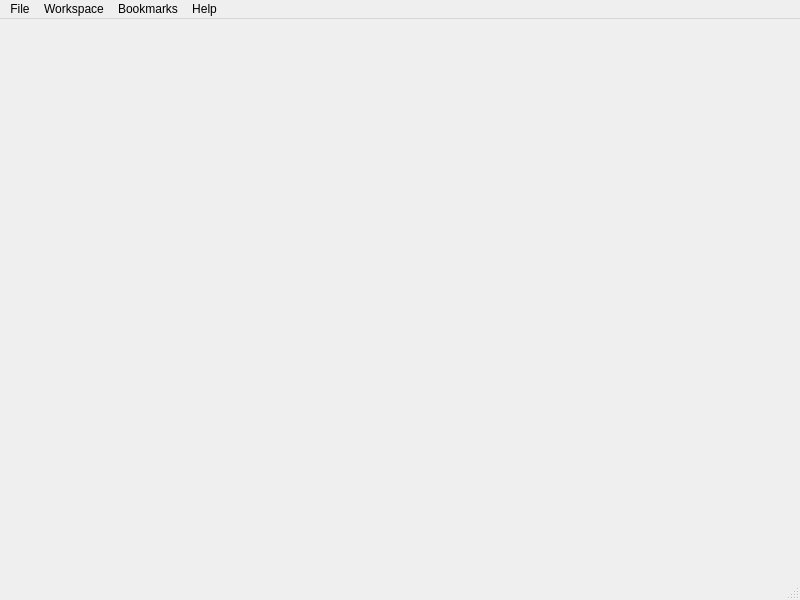
<?xml version="1.0" encoding="UTF-8"?>
<ui version="4.0">
 <class>CMainGUI</class>
 <widget class="QMainWindow" name="CMainGUI">
  <property name="geometry">
   <rect>
    <x>0</x>
    <y>0</y>
    <width>800</width>
    <height>600</height>
   </rect>
  </property>
  <property name="windowTitle">
   <string>MainWindow</string>
  </property>
  <widget class="QWidget" name="centralwidget"/>
  <widget class="QMenuBar" name="menubar">
   <property name="geometry">
    <rect>
     <x>0</x>
     <y>0</y>
     <width>800</width>
     <height>33</height>
    </rect>
   </property>
   <widget class="QMenu" name="menuFile">
    <property name="title">
     <string>File</string>
    </property>
    <addaction name="actionNewRequest"/>
    <addaction name="actionLoadRequest"/>
    <addaction name="actionSaveRequest"/>
    <addaction name="separator"/>
    <addaction name="actionRebaseRequest"/>
    <addaction name="separator"/>
    <addaction name="actionExit"/>
   </widget>
   <widget class="QMenu" name="menuHelp">
    <property name="title">
     <string>Help</string>
    </property>
    <addaction name="actionAbout"/>
    <addaction name="actionAboutQt"/>
    <addaction name="separator"/>
    <addaction name="actionDonate"/>
   </widget>
   <widget class="QMenu" name="menuWorkspace">
    <property name="title">
     <string>Workspace</string>
    </property>
    <addaction name="actionNewWorkspace"/>
    <addaction name="actionRenameWorkspace"/>
    <addaction name="actionRebaseWorkspace"/>
    <addaction name="actionLoadWorkspace"/>
    <addaction name="actionSaveWorkspace"/>
    <addaction name="actionCloseWorkspace"/>
   </widget>
   <widget class="QMenu" name="menuBookmarks">
    <property name="title">
     <string>Bookmarks</string>
    </property>
    <addaction name="actionAddBookmark"/>
   </widget>
   <addaction name="menuFile"/>
   <addaction name="menuWorkspace"/>
   <addaction name="menuBookmarks"/>
   <addaction name="menuHelp"/>
  </widget>
  <widget class="QStatusBar" name="statusbar"/>
  <action name="actionAbout">
   <property name="text">
    <string>About...</string>
   </property>
   <property name="shortcut">
    <string>F1</string>
   </property>
   <property name="shortcutContext">
    <enum>Qt::ShortcutContext::ApplicationShortcut</enum>
   </property>
  </action>
  <action name="actionExit">
   <property name="text">
    <string>Exit</string>
   </property>
  </action>
  <action name="actionNewRequest">
   <property name="icon">
    <iconset resource="Bootsmann.qrc">
     <normaloff>:/Icons/Add</normaloff>:/Icons/Add</iconset>
   </property>
   <property name="text">
    <string>New Request...</string>
   </property>
   <property name="toolTip">
    <string>Create new HTTP request</string>
   </property>
   <property name="shortcut">
    <string>Ctrl+N</string>
   </property>
   <property name="shortcutContext">
    <enum>Qt::ShortcutContext::ApplicationShortcut</enum>
   </property>
  </action>
  <action name="actionSaveRequest">
   <property name="icon">
    <iconset resource="Bootsmann.qrc">
     <normaloff>:/Icons/Save</normaloff>:/Icons/Save</iconset>
   </property>
   <property name="text">
    <string>Save Request...</string>
   </property>
   <property name="toolTip">
    <string>Save current request and its parameters to a file</string>
   </property>
   <property name="shortcut">
    <string>Ctrl+S</string>
   </property>
  </action>
  <action name="actionLoadRequest">
   <property name="icon">
    <iconset resource="Bootsmann.qrc">
     <normaloff>:/Icons/Load</normaloff>:/Icons/Load</iconset>
   </property>
   <property name="text">
    <string>Load Request...</string>
   </property>
   <property name="toolTip">
    <string>Load request and its parameters from a file</string>
   </property>
   <property name="shortcut">
    <string>Ctrl+O</string>
   </property>
  </action>
  <action name="actionAboutQt">
   <property name="text">
    <string>About Qt...</string>
   </property>
  </action>
  <action name="actionDonate">
   <property name="text">
    <string>Donate :)</string>
   </property>
  </action>
  <action name="actionCloseWorkspace">
   <property name="icon">
    <iconset resource="Bootsmann.qrc">
     <normaloff>:/Icons/Reset</normaloff>:/Icons/Reset</iconset>
   </property>
   <property name="text">
    <string>Close Workspace</string>
   </property>
   <property name="toolTip">
    <string>Close current workspace</string>
   </property>
  </action>
  <action name="actionLoadWorkspace">
   <property name="icon">
    <iconset resource="Bootsmann.qrc">
     <normaloff>:/Icons/Load</normaloff>:/Icons/Load</iconset>
   </property>
   <property name="text">
    <string>Load Workspace...</string>
   </property>
   <property name="toolTip">
    <string>Load current workspace and its parameters from a file</string>
   </property>
  </action>
  <action name="actionSaveWorkspace">
   <property name="icon">
    <iconset resource="Bootsmann.qrc">
     <normaloff>:/Icons/Save</normaloff>:/Icons/Save</iconset>
   </property>
   <property name="text">
    <string>Save Workspace...</string>
   </property>
   <property name="toolTip">
    <string>Save current workspace and its parameters to a file</string>
   </property>
  </action>
  <action name="actionNewWorkspace">
   <property name="icon">
    <iconset resource="Bootsmann.qrc">
     <normaloff>:/Icons/Add</normaloff>:/Icons/Add</iconset>
   </property>
   <property name="text">
    <string>New Workspace...</string>
   </property>
   <property name="toolTip">
    <string>Create empty workspace</string>
   </property>
   <property name="menuRole">
    <enum>QAction::MenuRole::NoRole</enum>
   </property>
  </action>
  <action name="actionRenameWorkspace">
   <property name="text">
    <string>Rename Workspace...</string>
   </property>
   <property name="toolTip">
    <string>Rename current workspace</string>
   </property>
   <property name="menuRole">
    <enum>QAction::MenuRole::NoRole</enum>
   </property>
  </action>
  <action name="actionRebaseRequest">
   <property name="text">
    <string>Rebase Request...</string>
   </property>
   <property name="toolTip">
    <string>Rebase current request to new URL</string>
   </property>
   <property name="menuRole">
    <enum>QAction::MenuRole::NoRole</enum>
   </property>
  </action>
  <action name="actionRebaseWorkspace">
   <property name="text">
    <string>Rebase Workspace...</string>
   </property>
   <property name="toolTip">
    <string>Rebase all requests to new URL</string>
   </property>
   <property name="menuRole">
    <enum>QAction::MenuRole::NoRole</enum>
   </property>
  </action>
  <action name="actionAddBookmark">
   <property name="text">
    <string>Add Bookmark...</string>
   </property>
   <property name="toolTip">
    <string>Add current request to bookmarks</string>
   </property>
   <property name="menuRole">
    <enum>QAction::MenuRole::NoRole</enum>
   </property>
  </action>
 </widget>
 <resources>
  <include location="Bootsmann.qrc"/>
 </resources>
 <connections/>
</ui>
